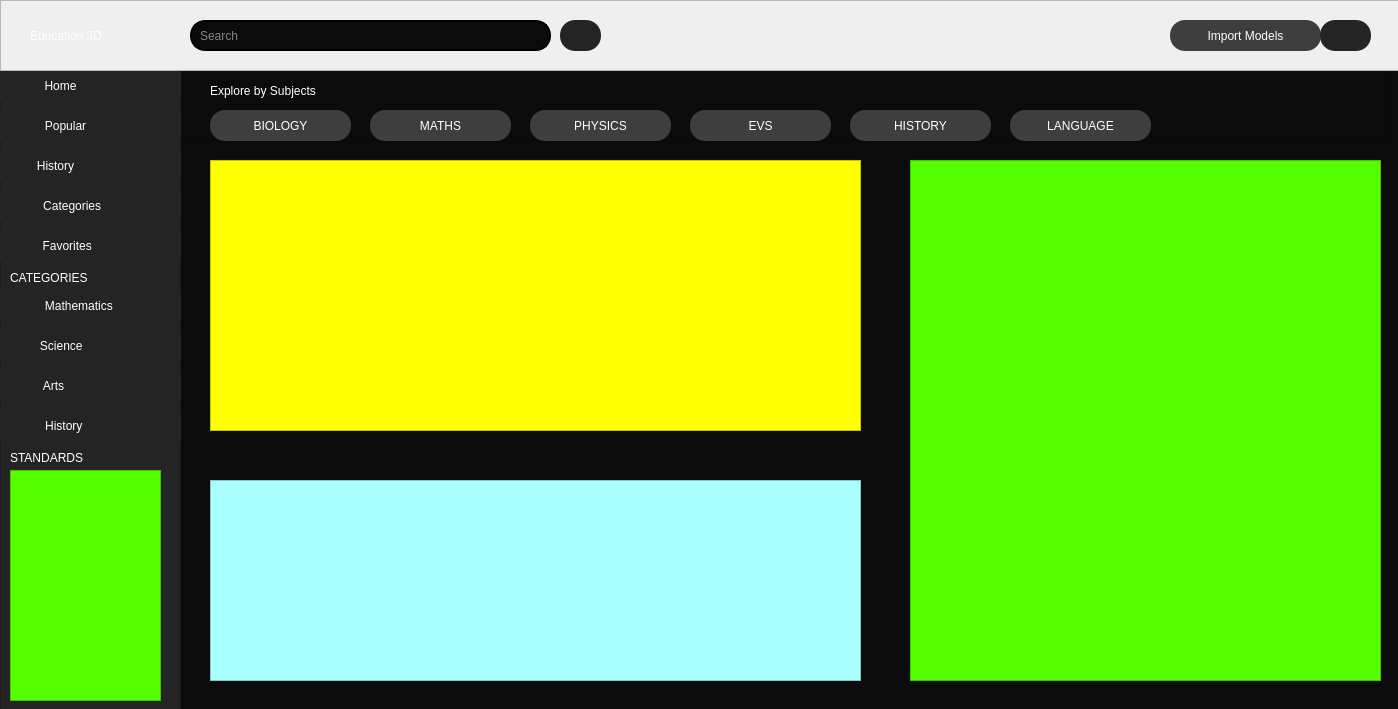
<?xml version="1.0" encoding="UTF-8"?>
<ui version="4.0">
 <class>Form</class>
 <widget class="QWidget" name="Form">
  <property name="enabled">
   <bool>true</bool>
  </property>
  <property name="geometry">
   <rect>
    <x>0</x>
    <y>0</y>
    <width>1398</width>
    <height>709</height>
   </rect>
  </property>
  <property name="windowTitle">
   <string>Form</string>
  </property>
  <widget class="QFrame" name="main_frame">
   <property name="geometry">
    <rect>
     <x>180</x>
     <y>70</y>
     <width>1221</width>
     <height>641</height>
    </rect>
   </property>
   <property name="styleSheet">
    <string notr="true">background-color: rgb(11, 11, 11);</string>
   </property>
   <property name="frameShape">
    <enum>QFrame::StyledPanel</enum>
   </property>
   <property name="frameShadow">
    <enum>QFrame::Raised</enum>
   </property>
   <widget class="QFrame" name="sub_frame">
    <property name="geometry">
     <rect>
      <x>0</x>
      <y>0</y>
      <width>1211</width>
      <height>71</height>
     </rect>
    </property>
    <property name="styleSheet">
     <string notr="true">background-color: rgb(11, 11, 11);</string>
    </property>
    <property name="frameShape">
     <enum>QFrame::StyledPanel</enum>
    </property>
    <property name="frameShadow">
     <enum>QFrame::Raised</enum>
    </property>
    <widget class="QLabel" name="label_3">
     <property name="geometry">
      <rect>
       <x>30</x>
       <y>10</y>
       <width>181</width>
       <height>21</height>
      </rect>
     </property>
     <property name="styleSheet">
      <string notr="true">color: rgb(255, 255, 255);
font: 12pt &quot;MS Shell Dlg 2&quot;;
</string>
     </property>
     <property name="text">
      <string>Explore by Subjects</string>
     </property>
    </widget>
    <widget class="QPushButton" name="language_btn">
     <property name="geometry">
      <rect>
       <x>830</x>
       <y>40</y>
       <width>141</width>
       <height>31</height>
      </rect>
     </property>
     <property name="cursor">
      <cursorShape>PointingHandCursor</cursorShape>
     </property>
     <property name="styleSheet">
      <string notr="true">


QPushButton{
background-color:  rgb(62, 62, 62);
color: rgb(255, 255, 255);
border-style:outset;
border-width:0px;
border-radius:15px;
border-color: rgb(62, 62, 62);
padding:6px
}
QPushButton:hover{
background-color: rgb(106, 106, 106);
}
</string>
     </property>
     <property name="text">
      <string>LANGUAGE</string>
     </property>
    </widget>
    <widget class="QPushButton" name="history_sub2_btn">
     <property name="geometry">
      <rect>
       <x>670</x>
       <y>40</y>
       <width>141</width>
       <height>31</height>
      </rect>
     </property>
     <property name="cursor">
      <cursorShape>PointingHandCursor</cursorShape>
     </property>
     <property name="styleSheet">
      <string notr="true">


QPushButton{
background-color:  rgb(62, 62, 62);
color: rgb(255, 255, 255);
border-style:outset;
border-width:0px;
border-radius:15px;
border-color: rgb(62, 62, 62);
padding:6px
}
QPushButton:hover{
background-color: rgb(106, 106, 106);
}
</string>
     </property>
     <property name="text">
      <string>HISTORY</string>
     </property>
    </widget>
    <widget class="QPushButton" name="evs_btn">
     <property name="geometry">
      <rect>
       <x>510</x>
       <y>40</y>
       <width>141</width>
       <height>31</height>
      </rect>
     </property>
     <property name="cursor">
      <cursorShape>PointingHandCursor</cursorShape>
     </property>
     <property name="styleSheet">
      <string notr="true">


QPushButton{
background-color:  rgb(62, 62, 62);
color: rgb(255, 255, 255);
border-style:outset;
border-width:0px;
border-radius:15px;
border-color: rgb(62, 62, 62);
padding:6px
}
QPushButton:hover{
background-color: rgb(106, 106, 106);
}
</string>
     </property>
     <property name="text">
      <string>EVS</string>
     </property>
    </widget>
    <widget class="QPushButton" name="physics_btn">
     <property name="geometry">
      <rect>
       <x>350</x>
       <y>40</y>
       <width>141</width>
       <height>31</height>
      </rect>
     </property>
     <property name="cursor">
      <cursorShape>PointingHandCursor</cursorShape>
     </property>
     <property name="styleSheet">
      <string notr="true">


QPushButton{
background-color:  rgb(62, 62, 62);
color: rgb(255, 255, 255);
border-style:outset;
border-width:0px;
border-radius:15px;
border-color: rgb(62, 62, 62);
padding:6px
}
QPushButton:hover{
background-color: rgb(106, 106, 106);
}
</string>
     </property>
     <property name="text">
      <string>PHYSICS</string>
     </property>
    </widget>
    <widget class="QPushButton" name="maths_btn">
     <property name="geometry">
      <rect>
       <x>190</x>
       <y>40</y>
       <width>141</width>
       <height>31</height>
      </rect>
     </property>
     <property name="cursor">
      <cursorShape>PointingHandCursor</cursorShape>
     </property>
     <property name="styleSheet">
      <string notr="true">


QPushButton{
background-color:  rgb(62, 62, 62);
color: rgb(255, 255, 255);
border-style:outset;
border-width:0px;
border-radius:15px;
border-color: rgb(62, 62, 62);
padding:6px
}
QPushButton:hover{
background-color: rgb(106, 106, 106);
}
</string>
     </property>
     <property name="text">
      <string>MATHS</string>
     </property>
    </widget>
    <widget class="QPushButton" name="biology_btn">
     <property name="geometry">
      <rect>
       <x>30</x>
       <y>40</y>
       <width>141</width>
       <height>31</height>
      </rect>
     </property>
     <property name="cursor">
      <cursorShape>PointingHandCursor</cursorShape>
     </property>
     <property name="styleSheet">
      <string notr="true">


QPushButton{
background-color:  rgb(62, 62, 62);
color: rgb(255, 255, 255);
border-style:outset;
border-width:0px;
border-radius:15px;
border-color: rgb(62, 62, 62);
padding:6px
}
QPushButton:hover{
background-color: rgb(106, 106, 106);
}
</string>
     </property>
     <property name="text">
      <string>BIOLOGY</string>
     </property>
    </widget>
   </widget>
   <widget class="QFrame" name="video_frame">
    <property name="geometry">
     <rect>
      <x>30</x>
      <y>90</y>
      <width>651</width>
      <height>271</height>
     </rect>
    </property>
    <property name="styleSheet">
     <string notr="true">background-color: rgb(255, 255, 0);</string>
    </property>
    <property name="frameShape">
     <enum>QFrame::StyledPanel</enum>
    </property>
    <property name="frameShadow">
     <enum>QFrame::Raised</enum>
    </property>
   </widget>
   <widget class="QFrame" name="bottom_frame">
    <property name="geometry">
     <rect>
      <x>30</x>
      <y>410</y>
      <width>651</width>
      <height>201</height>
     </rect>
    </property>
    <property name="styleSheet">
     <string notr="true">background-color: rgb(170, 255, 255);</string>
    </property>
    <property name="frameShape">
     <enum>QFrame::StyledPanel</enum>
    </property>
    <property name="frameShadow">
     <enum>QFrame::Raised</enum>
    </property>
   </widget>
   <widget class="QFrame" name="right_frame">
    <property name="geometry">
     <rect>
      <x>730</x>
      <y>90</y>
      <width>471</width>
      <height>521</height>
     </rect>
    </property>
    <property name="styleSheet">
     <string notr="true">background-color: rgb(85, 255, 0);</string>
    </property>
    <property name="frameShape">
     <enum>QFrame::StyledPanel</enum>
    </property>
    <property name="frameShadow">
     <enum>QFrame::Raised</enum>
    </property>
   </widget>
  </widget>
  <widget class="QFrame" name="left_frame">
   <property name="geometry">
    <rect>
     <x>0</x>
     <y>70</y>
     <width>181</width>
     <height>641</height>
    </rect>
   </property>
   <property name="styleSheet">
    <string notr="true">background-color: rgb(36, 36, 36);</string>
   </property>
   <property name="frameShape">
    <enum>QFrame::StyledPanel</enum>
   </property>
   <property name="frameShadow">
    <enum>QFrame::Raised</enum>
   </property>
   <widget class="QPushButton" name="home_btn">
    <property name="geometry">
     <rect>
      <x>0</x>
      <y>0</y>
      <width>181</width>
      <height>31</height>
     </rect>
    </property>
    <property name="cursor">
     <cursorShape>PointingHandCursor</cursorShape>
    </property>
    <property name="styleSheet">
     <string notr="true">

QPushButton{
background-color: rgb(36, 36, 36);
color: rgb(255, 255, 255);
background-position:center left;
padding-right:70px;
border-radius:0px;
border-color: rgb(62, 62, 62);
font: 12pt &quot;MS Shell Dlg 2&quot;;
}
QPushButton:hover{
background-color: rgb(106, 106, 106);
}
QPushButton:hover{
background-color: rgb(106, 106, 106);
}
</string>
    </property>
    <property name="text">
     <string>   Home</string>
    </property>
    <property name="icon">
     <iconset>
      <normaloff>icon/home.png</normaloff>icon/home.png</iconset>
    </property>
    <property name="iconSize">
     <size>
      <width>15</width>
      <height>15</height>
     </size>
    </property>
    <property name="checkable">
     <bool>false</bool>
    </property>
   </widget>
   <widget class="QPushButton" name="history_btn">
    <property name="geometry">
     <rect>
      <x>0</x>
      <y>80</y>
      <width>181</width>
      <height>31</height>
     </rect>
    </property>
    <property name="cursor">
     <cursorShape>PointingHandCursor</cursorShape>
    </property>
    <property name="styleSheet">
     <string notr="true">

QPushButton{
background-color: rgb(36, 36, 36);
color: rgb(255, 255, 255);
background-position:center left;
padding-right:70px;
border-radius:0px;
border-color: rgb(62, 62, 62);
font: 12pt &quot;MS Shell Dlg 2&quot;;
}
QPushButton:hover{
background-color: rgb(106, 106, 106);
}
</string>
    </property>
    <property name="text">
     <string> History </string>
    </property>
    <property name="icon">
     <iconset>
      <normaloff>icon/history.png</normaloff>icon/history.png</iconset>
    </property>
    <property name="iconSize">
     <size>
      <width>55</width>
      <height>55</height>
     </size>
    </property>
   </widget>
   <widget class="QPushButton" name="popular_btn">
    <property name="geometry">
     <rect>
      <x>0</x>
      <y>40</y>
      <width>181</width>
      <height>31</height>
     </rect>
    </property>
    <property name="cursor">
     <cursorShape>PointingHandCursor</cursorShape>
    </property>
    <property name="styleSheet">
     <string notr="true">

QPushButton{
background-color: rgb(36, 36, 36);
color: rgb(255, 255, 255);
background-position:center left;
padding-right:60px;
border-radius:0px;
border-color: rgb(62, 62, 62);
font: 12pt &quot;MS Shell Dlg 2&quot;;
}
QPushButton:hover{
background-color: rgb(106, 106, 106);
}
</string>
    </property>
    <property name="text">
     <string>   Popular</string>
    </property>
    <property name="icon">
     <iconset>
      <normaloff>icon/popular.png</normaloff>icon/popular.png</iconset>
    </property>
    <property name="iconSize">
     <size>
      <width>15</width>
      <height>15</height>
     </size>
    </property>
    <property name="autoDefault">
     <bool>false</bool>
    </property>
    <property name="default">
     <bool>false</bool>
    </property>
    <property name="flat">
     <bool>false</bool>
    </property>
   </widget>
   <widget class="QPushButton" name="categories_btn">
    <property name="geometry">
     <rect>
      <x>0</x>
      <y>120</y>
      <width>181</width>
      <height>31</height>
     </rect>
    </property>
    <property name="cursor">
     <cursorShape>PointingHandCursor</cursorShape>
    </property>
    <property name="styleSheet">
     <string notr="true">

QPushButton{
background-color: rgb(36, 36, 36);
color: rgb(255, 255, 255);
background-position:center left;
padding-right:40px;
border-radius:0px;
border-color: rgb(62, 62, 62);
font: 12pt &quot;MS Shell Dlg 2&quot;;
}
QPushButton:hover{
background-color: rgb(106, 106, 106);
}
</string>
    </property>
    <property name="text">
     <string>  Categories </string>
    </property>
    <property name="icon">
     <iconset>
      <normaloff>icon/categories.png</normaloff>icon/categories.png</iconset>
    </property>
    <property name="iconSize">
     <size>
      <width>35</width>
      <height>35</height>
     </size>
    </property>
   </widget>
   <widget class="QPushButton" name="favorites_btn">
    <property name="geometry">
     <rect>
      <x>0</x>
      <y>160</y>
      <width>181</width>
      <height>31</height>
     </rect>
    </property>
    <property name="cursor">
     <cursorShape>PointingHandCursor</cursorShape>
    </property>
    <property name="styleSheet">
     <string notr="true">

QPushButton{
background-color: rgb(36, 36, 36);
color: rgb(255, 255, 255);
background-position:center left;
padding-right:50px;
border-radius:0px;
border-color: rgb(62, 62, 62);
font: 12pt &quot;MS Shell Dlg 2&quot;;
}
QPushButton:hover{
background-color: rgb(106, 106, 106);
}
</string>
    </property>
    <property name="text">
     <string>  Favorites </string>
    </property>
    <property name="icon">
     <iconset>
      <normaloff>icon/favorites.png</normaloff>icon/favorites.png</iconset>
    </property>
    <property name="iconSize">
     <size>
      <width>40</width>
      <height>40</height>
     </size>
    </property>
   </widget>
   <widget class="QLabel" name="label_2">
    <property name="geometry">
     <rect>
      <x>10</x>
      <y>200</y>
      <width>131</width>
      <height>16</height>
     </rect>
    </property>
    <property name="styleSheet">
     <string notr="true">color: rgb(255, 255, 255);

font: 75 italic 16pt &quot;Perpetua&quot;;

</string>
    </property>
    <property name="text">
     <string>CATEGORIES</string>
    </property>
   </widget>
   <widget class="QPushButton" name="mathematics_btn">
    <property name="geometry">
     <rect>
      <x>0</x>
      <y>220</y>
      <width>181</width>
      <height>31</height>
     </rect>
    </property>
    <property name="cursor">
     <cursorShape>PointingHandCursor</cursorShape>
    </property>
    <property name="styleSheet">
     <string notr="true">

QPushButton{
background-color: rgb(36, 36, 36);
color: rgb(255, 255, 255);
background-position:center left;
padding-right:30px;
border-radius:0px;
border-color: rgb(62, 62, 62);
font: 12pt &quot;MS Shell Dlg 2&quot;;
}
QPushButton:hover{
background-color: rgb(106, 106, 106);
}
</string>
    </property>
    <property name="text">
     <string>   Mathematics </string>
    </property>
    <property name="icon">
     <iconset>
      <normaloff>icon/mathematics.png</normaloff>icon/mathematics.png</iconset>
    </property>
    <property name="iconSize">
     <size>
      <width>40</width>
      <height>40</height>
     </size>
    </property>
   </widget>
   <widget class="QPushButton" name="science_btn">
    <property name="geometry">
     <rect>
      <x>0</x>
      <y>260</y>
      <width>181</width>
      <height>31</height>
     </rect>
    </property>
    <property name="cursor">
     <cursorShape>PointingHandCursor</cursorShape>
    </property>
    <property name="styleSheet">
     <string notr="true">

QPushButton{
background-color: rgb(36, 36, 36);
color: rgb(255, 255, 255);
background-position:center left;
padding-right:65px;
border-radius:0px;
border-color: rgb(62, 62, 62);
font: 12pt &quot;MS Shell Dlg 2&quot;;
}
QPushButton:hover{
background-color: rgb(106, 106, 106);
}
</string>
    </property>
    <property name="text">
     <string>   Science </string>
    </property>
    <property name="icon">
     <iconset>
      <normaloff>icon/science.png</normaloff>icon/science.png</iconset>
    </property>
    <property name="iconSize">
     <size>
      <width>40</width>
      <height>40</height>
     </size>
    </property>
   </widget>
   <widget class="QPushButton" name="arts_btn">
    <property name="geometry">
     <rect>
      <x>0</x>
      <y>300</y>
      <width>181</width>
      <height>31</height>
     </rect>
    </property>
    <property name="cursor">
     <cursorShape>PointingHandCursor</cursorShape>
    </property>
    <property name="styleSheet">
     <string notr="true">

QPushButton{
background-color: rgb(36, 36, 36);
color: rgb(255, 255, 255);
background-position:center left;
padding-right:80px;
border-radius:0px;
border-color: rgb(62, 62, 62);
font: 12pt &quot;MS Shell Dlg 2&quot;;
}
QPushButton:hover{
background-color: rgb(106, 106, 106);
}
</string>
    </property>
    <property name="text">
     <string>   Arts </string>
    </property>
    <property name="icon">
     <iconset>
      <normaloff>icon/arts.png</normaloff>icon/arts.png</iconset>
    </property>
    <property name="iconSize">
     <size>
      <width>40</width>
      <height>40</height>
     </size>
    </property>
   </widget>
   <widget class="QPushButton" name="history_sub_btn">
    <property name="geometry">
     <rect>
      <x>0</x>
      <y>340</y>
      <width>181</width>
      <height>31</height>
     </rect>
    </property>
    <property name="cursor">
     <cursorShape>PointingHandCursor</cursorShape>
    </property>
    <property name="styleSheet">
     <string notr="true">

QPushButton{
background-color: rgb(36, 36, 36);
color: rgb(255, 255, 255);
background-position:center left;
padding-right:60px;
border-radius:0px;
border-color: rgb(62, 62, 62);
font: 12pt &quot;MS Shell Dlg 2&quot;;
}
QPushButton:hover{
background-color: rgb(106, 106, 106);
}
</string>
    </property>
    <property name="text">
     <string>   History </string>
    </property>
    <property name="icon">
     <iconset>
      <normaloff>icon/history_sub.png</normaloff>icon/history_sub.png</iconset>
    </property>
    <property name="iconSize">
     <size>
      <width>40</width>
      <height>40</height>
     </size>
    </property>
   </widget>
   <widget class="QLabel" name="label_4">
    <property name="geometry">
     <rect>
      <x>10</x>
      <y>380</y>
      <width>101</width>
      <height>16</height>
     </rect>
    </property>
    <property name="styleSheet">
     <string notr="true">color: rgb(255, 255, 255);
font: 75 italic 16pt &quot;Perpetua&quot;;</string>
    </property>
    <property name="text">
     <string>STANDARDS</string>
    </property>
   </widget>
   <widget class="QFrame" name="standards_frame">
    <property name="geometry">
     <rect>
      <x>10</x>
      <y>400</y>
      <width>151</width>
      <height>231</height>
     </rect>
    </property>
    <property name="styleSheet">
     <string notr="true">background-color: rgb(85, 255, 0);</string>
    </property>
    <property name="frameShape">
     <enum>QFrame::StyledPanel</enum>
    </property>
    <property name="frameShadow">
     <enum>QFrame::Raised</enum>
    </property>
   </widget>
  </widget>
  <widget class="QFrame" name="top_frame">
   <property name="geometry">
    <rect>
     <x>0</x>
     <y>0</y>
     <width>1401</width>
     <height>71</height>
    </rect>
   </property>
   <property name="styleSheet">
    <string notr="true">background-color: rgb(36, 36, 36);
/*border-bottom: 3px solid red;
</string>
   </property>
   <property name="frameShape">
    <enum>QFrame::StyledPanel</enum>
   </property>
   <property name="frameShadow">
    <enum>QFrame::Raised</enum>
   </property>
   <widget class="QLabel" name="label">
    <property name="geometry">
     <rect>
      <x>30</x>
      <y>20</y>
      <width>151</width>
      <height>31</height>
     </rect>
    </property>
    <property name="styleSheet">
     <string notr="true">color: rgb(255, 255, 255);
font: 75 19pt &quot;MS Shell Dlg 2&quot;;</string>
    </property>
    <property name="text">
     <string>Education 3D</string>
    </property>
   </widget>
   <widget class="QPushButton" name="import_btn">
    <property name="geometry">
     <rect>
      <x>1170</x>
      <y>20</y>
      <width>151</width>
      <height>31</height>
     </rect>
    </property>
    <property name="cursor">
     <cursorShape>PointingHandCursor</cursorShape>
    </property>
    <property name="styleSheet">
     <string notr="true">


QPushButton{
background-color:  rgb(62, 62, 62);
color: rgb(255, 255, 255);
border-style:outset;
border-width:0px;
border-radius:15px;
border-color: rgb(62, 62, 62);
padding:6px
}
QPushButton:hover{
background-color: rgb(106, 106, 106);
}
</string>
    </property>
    <property name="text">
     <string>Import Models</string>
    </property>
   </widget>
   <widget class="QPushButton" name="setting_btn">
    <property name="geometry">
     <rect>
      <x>1320</x>
      <y>20</y>
      <width>51</width>
      <height>31</height>
     </rect>
    </property>
    <property name="cursor">
     <cursorShape>PointingHandCursor</cursorShape>
    </property>
    <property name="styleSheet">
     <string notr="true">background-color: rgb(36, 36, 36);

color: rgb(255, 255, 255);
border-style:outset;
border-width:0px;
border-radius:15px;
border-color: rgb(62, 62, 62);
padding:6px</string>
    </property>
    <property name="text">
     <string/>
    </property>
    <property name="icon">
     <iconset>
      <normaloff>icon/setting.png</normaloff>icon/setting.png</iconset>
    </property>
    <property name="iconSize">
     <size>
      <width>60</width>
      <height>60</height>
     </size>
    </property>
   </widget>
   <widget class="QLineEdit" name="search_edit">
    <property name="geometry">
     <rect>
      <x>190</x>
      <y>20</y>
      <width>361</width>
      <height>31</height>
     </rect>
    </property>
    <property name="styleSheet">
     <string notr="true">



QLineEdit{
background-color:rgb(11, 11, 11);
color: rgb(255, 255, 255);
border-style:outset;
border-width:2px;
border-radius:15px;

padding:6px
}
QLineEdit:focus{

	border-color: rgb(106, 106, 106);
}
</string>
    </property>
    <property name="frame">
     <bool>true</bool>
    </property>
    <property name="placeholderText">
     <string>Search</string>
    </property>
   </widget>
   <widget class="QPushButton" name="search_btn">
    <property name="geometry">
     <rect>
      <x>560</x>
      <y>20</y>
      <width>41</width>
      <height>31</height>
     </rect>
    </property>
    <property name="cursor">
     <cursorShape>PointingHandCursor</cursorShape>
    </property>
    <property name="styleSheet">
     <string notr="true">QPushButton{
background-color: rgb(36, 36, 36);
color: rgb(255, 255, 255);
border-style:outset;
border-width:0px;
border-radius:15px;
border-color: rgb(62, 62, 62);
padding:6px
}
QPushButton:hover{
background-color: rgb(106, 106, 106);
}</string>
    </property>
    <property name="text">
     <string/>
    </property>
    <property name="icon">
     <iconset>
      <normaloff>icon/search.png</normaloff>icon/search.png</iconset>
    </property>
   </widget>
  </widget>
 </widget>
 <resources/>
 <connections/>
</ui>
